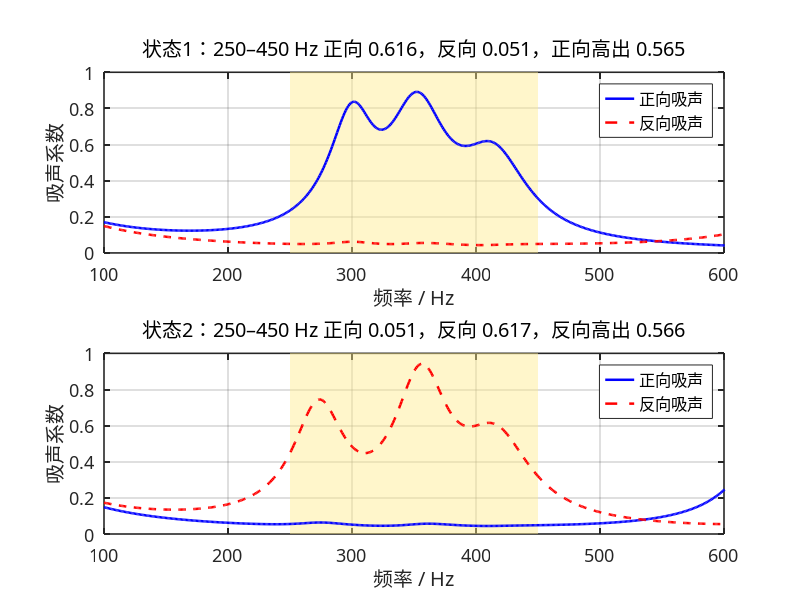

Recreate this plot in MATLAB.
clear;
clc;
close all;

%% 1. 基本参数

f = 100:1:700;
omega = 2*pi*f;
Nf = length(f);

rho0 = 1.29;
c0 = 343;
eta = 1.89e-5;
kappa = 0.026;
Cv = 712;
gamma = 1.4;

P0 = rho0*c0^2/gamma;
Z0 = rho0*c0;

nu = eta/rho0;
mu_bar = kappa/(rho0*Cv);

W = 30e-3;
L = 30e-3;
S = W*L;

Nc = 4;

%% 2. 四单胞结构参数

% 三层微穿孔板厚度（m）。两态共用。
t = 2e-3*ones(Nc,3);

% 12 个孔径（m）。每行一个单胞，三列是三块板。两态共用。
d = 1e-3 * [
    4.140000  1.000000  3.831000;
    7.000000  6.772000  1.000000;
    1.000000  7.000000  6.943000;
    7.000000  1.000000  7.000000
];

% 状态 1 的 8 个实际腔高（m）。每行一个单胞的两个腔。范围 10–80 mm。
H1 = 1e-3 * [
    77.299000  10.577000;
    51.725000  80.000000;
    10.000000  25.723000;
    80.000000  53.396000
];

% 状态 2 只改这 8 个实际腔高（m）。
H2 = 1e-3 * [
    10.000000  74.637567;
    29.142631  29.102739;
    80.000000  77.321389;
    10.000000  80.000000
];

n_holes = ones(Nc,3);
phi = pi*d.^2.*n_holes/(4*S);
weight = ones(1,Nc)/Nc;

%% 3. 折纸几何

a = 30;       % mm
hc = 20;      % mm
n0 = 4;
beta = 45;    % degree

%% 4. 微穿孔板阻抗（孔径不变，只算一次）

Zp = complex(zeros(Nc,3,Nf));

for s = 1:Nc
    for j = 1:3
        y = (d(s,j)/2)./sqrt(eta./(rho0*omega));
        q = y*sqrt(-1i);
        F = 1-2*besselj(1,q)./(q.*besselj(0,q));
        Z = 1i*omega*rho0*t(s,j)./(phi(s,j).*F) ...
          + sqrt(2)*eta*y./(phi(s,j)*d(s,j)) ...
          + 1i*0.85*omega*rho0*d(s,j)/phi(s,j);
        Zp(s,j,:) = reshape(Z,1,1,Nf);
    end
end

%% 5. Full Stinson Model（与腔高无关，只算一次）

N = 200;

Sv = zeros(1,Nf);
St = zeros(1,Nf);

for m = 0:N
    am = (2*m+1)*pi/W;
    for n = 0:N
        bn = (2*n+1)*pi/L;
        lambda2 = am^2+bn^2;
        wmn = 1/(am^2*bn^2);
        Sv = Sv + wmn*lambda2./(lambda2+1i*omega/nu);
        St = St + wmn*lambda2./(lambda2+1i*omega/mu_bar);
    end
end

Fv = 64*Sv/(W^2*L^2);
Ft = 64*St/(W^2*L^2);

rho_eff = rho0./(1-Fv);
K_eff = gamma*P0./(1+(gamma-1)*Ft);

k_eff = omega.*sqrt(rho_eff./K_eff);
Z_eff = sqrt(rho_eff.*K_eff);

%% 6. 两种腔高分别算正反向吸声

Hstate = cat(3,H1,H2);
alpha = zeros(2,2,Nf);

for state = 1:2
    H = Hstate(:,:,state);
    H_mm = H*1e3;
    h = H_mm/n0;

    if any(H_mm(:)<=0) || any(H_mm(:)>n0*hc)
        error('状态 %d 的腔高必须满足 0 < H <= %.0f mm。', state, n0*hc);
    end

    q = sqrt(max(0,hc^2-h.^2));
    V11 = a.*h.*q/16;
    V12 = h.*(a-hc).*q/(16*tand(beta));
    V13 = h.*q/24.*(hc/tand(beta)-q/2);
    V_mm3 = 8*n0.*(a^2.*h/8-V11-V12-V13);

    if any(V_mm3(:)<=0)
        error('状态 %d 的折纸腔体积出现非正值。', state);
    end

    H_eq = V_mm3*1e-9/S;

    fprintf('\n========== 状态 %d ==========\n', state);
    disp('实际腔高（mm）：');
    disp(H_mm);
    disp('等效腔高（mm）：');
    disp(H_eq*1e3);

    rf = complex(zeros(1,Nf));
    rb = complex(zeros(1,Nf));
    tau = complex(zeros(1,Nf));

    for ii = 1:Nf
        Y_total = complex(zeros(2,2));
        k = k_eff(ii);
        Z = Z_eff(ii);

        for s = 1:Nc
            Tp1 = [1,Zp(s,1,ii);0,1];
            Tp2 = [1,Zp(s,2,ii);0,1];
            Tp3 = [1,Zp(s,3,ii);0,1];

            Hc1 = H_eq(s,1);
            Hc2 = H_eq(s,2);
            Tc1 = [cos(k*Hc1),1i*Z*sin(k*Hc1);
                   1i*sin(k*Hc1)/Z,cos(k*Hc1)];
            Tc2 = [cos(k*Hc2),1i*Z*sin(k*Hc2);
                   1i*sin(k*Hc2)/Z,cos(k*Hc2)];

            Tm = Tp1*Tc1*Tp2*Tc2*Tp3;
            A = Tm(1,1);
            B = Tm(1,2);
            C = Tm(2,1);
            D = Tm(2,2);
            Ys = [D/B,C-A*D/B;1/B,-A/B];
            Y_total = Y_total+weight(s)*Ys;
        end

        Y11 = Y_total(1,1);
        Y12 = Y_total(1,2);
        Y21 = Y_total(2,1);
        Y22 = Y_total(2,2);

        A = -Y22/Y21;
        B = 1/Y21;
        C = Y12-Y11*Y22/Y21;
        D = Y11/Y21;

        den = A+B/Z0+C*Z0+D;
        tau(ii) = 2/den;
        rf(ii) = (A+B/Z0-C*Z0-D)/den;
        rb(ii) = (-A+B/Z0-C*Z0+D)/den;
    end

    alpha(state,1,:) = 1-abs(rf).^2-abs(tau).^2;
    alpha(state,2,:) = 1-abs(rb).^2-abs(tau).^2;
end

%% 7. 250–450 Hz 平均吸声

band = f>=250 & f<=450;
names = {'状态1','状态2'};

fprintf('\n========== 250–450 Hz ==========\n');
for state = 1:2
    af = squeeze(alpha(state,1,band)).';
    ab = squeeze(alpha(state,2,band)).';
    if state == 1
        gap = mean(af)-mean(ab);
        fprintf('%s  正向 %.4f  反向 %.4f  正向高出 %.4f\n', ...
            names{state}, mean(af), mean(ab), gap);
    else
        gap = mean(ab)-mean(af);
        fprintf('%s  正向 %.4f  反向 %.4f  反向高出 %.4f\n', ...
            names{state}, mean(af), mean(ab), gap);
    end
end

%% 8. 绘图

if ispc
    fontName = 'Microsoft YaHei';
else
    fontName = 'WenQuanYi Micro Hei';
end

figure('Color','w','Position',[80 40 980 760]);

for state = 1:2
    subplot(2,1,state);
    hold on;

    patch([250 450 450 250],[0 0 1 1],[1 0.92 0.55], ...
        'EdgeColor','none','FaceAlpha',0.45,'HandleVisibility','off');

    af = squeeze(alpha(state,1,:)).';
    ab = squeeze(alpha(state,2,:)).';
    hF = plot(f,af,'b-','LineWidth',1.8);
    hB = plot(f,ab,'r--','LineWidth',1.8);

    mf = mean(af(band));
    mb = mean(ab(band));
    if state == 1
        name = sprintf('状态1：250–450 Hz 正向 %.3f，反向 %.3f，正向高出 %.3f', ...
            mf, mb, mf-mb);
    else
        name = sprintf('状态2：250–450 Hz 正向 %.3f，反向 %.3f，反向高出 %.3f', ...
            mf, mb, mb-mf);
    end

    grid on;
    box on;
    xlim([100 600]);
    ylim([0 1]);
    xticks(100:100:600);
    yticks(0:0.2:1);
    xlabel('频率 / Hz');
    ylabel('吸声系数');
    title(name,'FontWeight','normal');
    legend([hF,hB],{'正向吸声','反向吸声'},'Location','northeast');
    set(gca,'FontName',fontName,'FontSize',13,'LineWidth',1.1,'TickDir','in');
end

outDir = fileparts(mfilename('fullpath'));
if isempty(outDir)
    outDir = pwd;
end
print(gcf, fullfile(outDir, 'origami_two_state_result.png'), '-dpng', '-r140');
fprintf('图已保存。\n');
